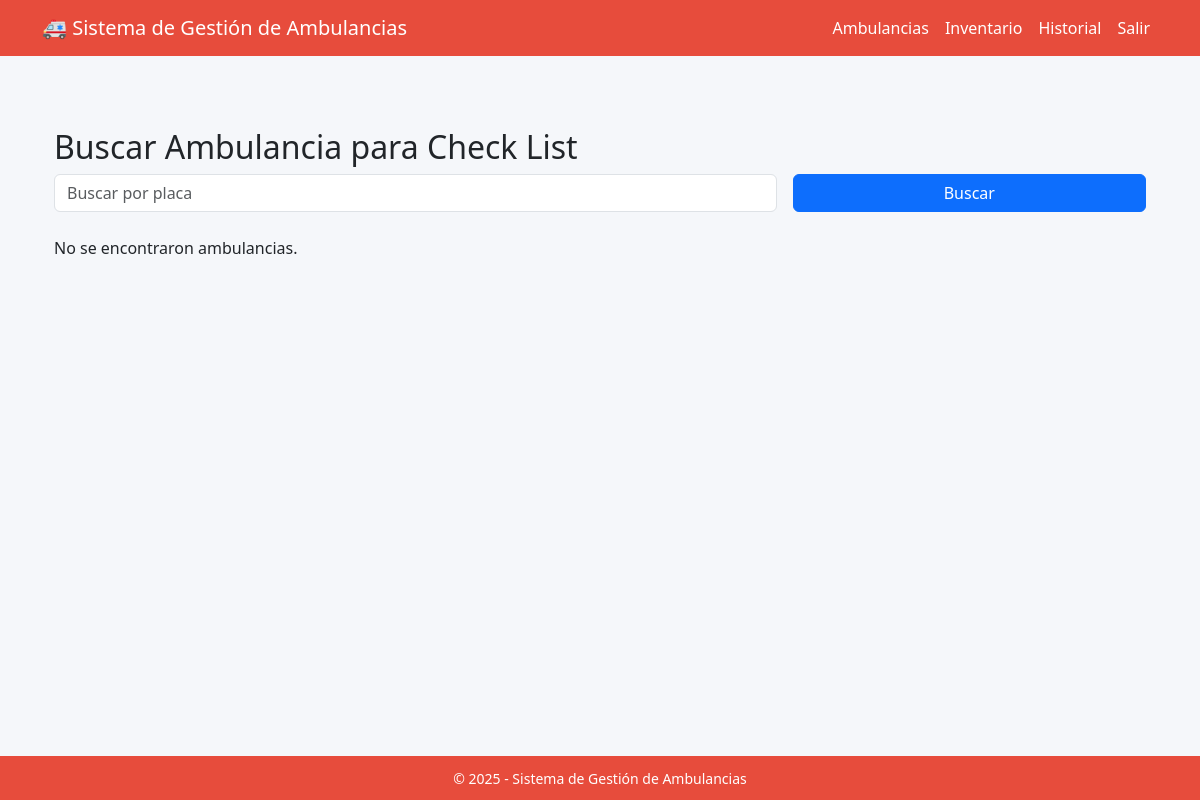
/inventarios/checklist/buscar/, run on an earlier commit of the app's database.
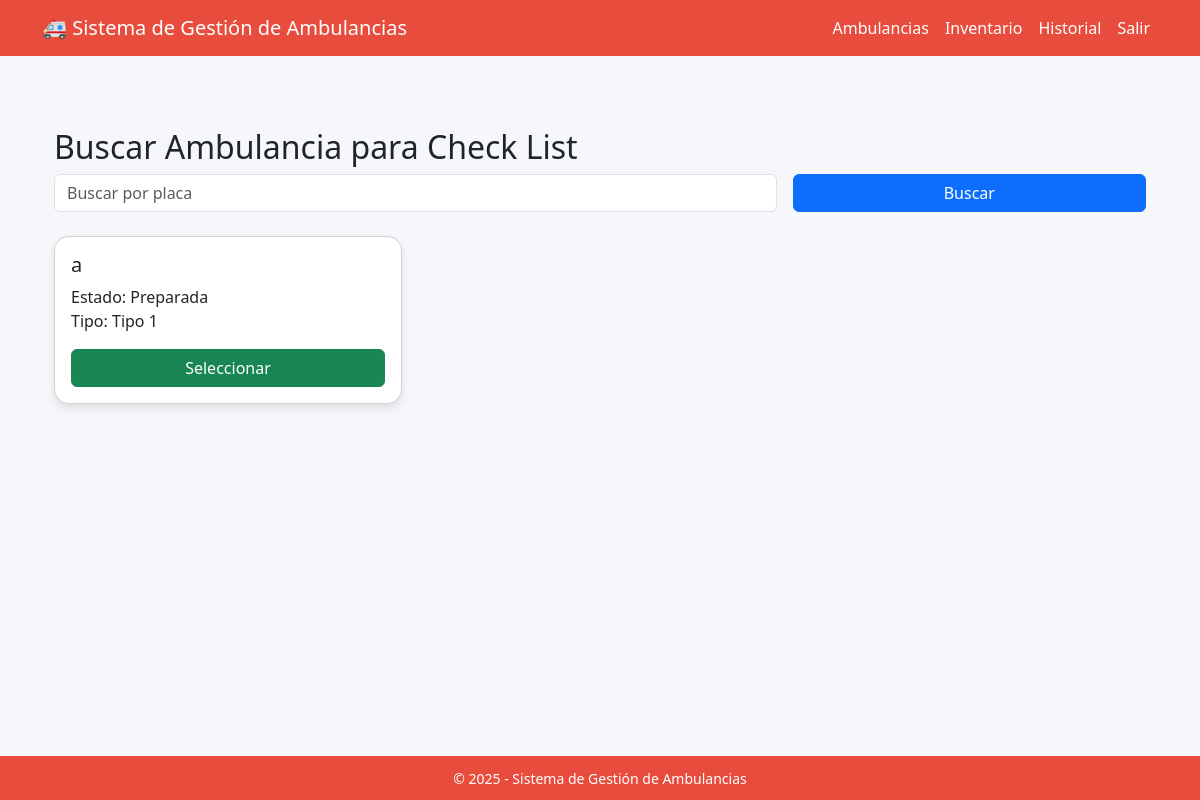
And on a later commit of the database.
### ambulancias/models.py (models this page shows, shortened)
class Ambulancia(models.Model):
    placa = models.CharField(max_length=10, unique=True)
    ESTADO_AMB = [
        ('preparada', 'Preparada'),
        ('en_proceso', 'En proceso'),
        ('inhabilitada', 'Inhabilitada')]
    estado = models.CharField(max_length=20, choices=ESTADO_AMB, default='en_proceso')
    TIPO_AMB = [
        ('tipo_1', 'Tipo 1'),
        ('tipo_2', 'Tipo 2'),
        ('tipo_3', 'Tipo 3')]
    tipo_A = models.CharField(max_length=10, choices=TIPO_AMB)
    capacidad = models.IntegerField(null=True, blank=True)
    marca = models.CharField(max_length=50)
    fecha_adquisicion = models.DateField()
    objects = AmbulanciaManager()

### inventarios/views.py (the view)
# urls.py: path("checklist/buscar/", views.buscar_ambulancia_checklist, name="buscar_ambulancia_checklist"),
def buscar_ambulancia_checklist(request):
    placa = request.GET.get('placa')
    ambulancias = Ambulancia.objects.all()
    if placa:
        ambulancias = ambulancias.filter(placa__icontains=placa)
    return render(request, 'inventarios/buscar_ambulancia.html', {
        'ambulancias': ambulancias
    })

### inventarios/templates/inventarios/buscar_ambulancia.html
{% extends 'base.html' %}
{% block content %}
<div class="container mt-4">
    <h2>Buscar Ambulancia para Check List</h2>
    <form method="get" class="row g-3 mb-4">
        <div class="col-md-8">
            <input type="text" name="placa" placeholder="Buscar por placa" class="form-control" value="{{ request.GET.placa }}">
        </div>
        <div class="col-md-4">
            <button type="submit" class="btn btn-primary w-100">Buscar</button>
        </div>
    </form>
    <div class="row">
        {% for amb in ambulancias %}
        <div class="col-md-4 mb-3">
            <div class="card">
                <div class="card-body">
                    <h5 class="card-title">{{ amb.placa }}</h5>
                    <p class="card-text">
                        Estado: {{ amb.get_estado_display }}<br>
                        Tipo: {{ amb.get_tipo_A_display }}
                    </p>
                    <a href="{% url 'inventarios:historial_checklist' amb.id %}" class="btn btn-success w-100">Seleccionar</a>
                </div>
            </div>
        </div>
        {% empty %}
        <p>No se encontraron ambulancias.</p>
        {% endfor %}
    </div>
</div>
{% endblock %}

### templates/base.html (shortened to what this page needs)
<!DOCTYPE html>
<html lang="es">
<head>
    <link href="https://cdn.jsdelivr.net/npm/bootstrap@5.3.0/dist/css/bootstrap.min.css" rel="stylesheet">
</head>
<body>
    <nav class="navbar navbar-expand-lg">
        <div class="container">
            <a class="navbar-brand" href="/">🚑 Sistema de Gestión de Ambulancias</a>
            <div class="collapse navbar-collapse justify-content-end">
                <ul class="navbar-nav">
                    <li class="nav-item">
                        <a class="nav-link" href="/ambulancias/">Ambulancias</a>
                    </li>
                    <li class="nav-item">
                        <a class="nav-link" href="/inventario/">Inventario</a>
                    </li>
                    <li class="nav-item">
                        <a class="nav-link" href="/historiales/">Historial</a>
                    </li>
                    <li class="nav-item">
                        <a class="nav-link" href="/usuarios/logout/">Salir</a>
                    </li>
                </ul>
            </div>
        </div>
    </nav>
    <main class="container mt-5">
        {% block content %}
        {% endblock %}
    </main>
    <footer class="mt-auto">
        <div class="container">
            <small>&copy; 2025 - Sistema de Gestión de Ambulancias</small>
        </div>
    </footer>
</body>
</html>

### templates/base.html (style rules this page uses)
body { background-color: #f5f7fa; display: flex; flex-direction: column; min-height: 100vh; }
.navbar { background-color: #e74c3c; }
.navbar-brand, .nav-link, .navbar-text { color: white !important; }
.card { border-radius: 15px; box-shadow: 0 4px 8px rgba(0,0,0,0.1); transition: transform 0.2s ease; }
footer { background-color: #e74c3c; color: white; padding: 10px 0; text-align: center; }

What changed in the data, as far as the page shows it:
added Ambulancia: placa "a", estado "Preparada", tipo_A "Tipo 1"
Also different on the page:
text no longer shown: "No se encontraron ambulancias."
